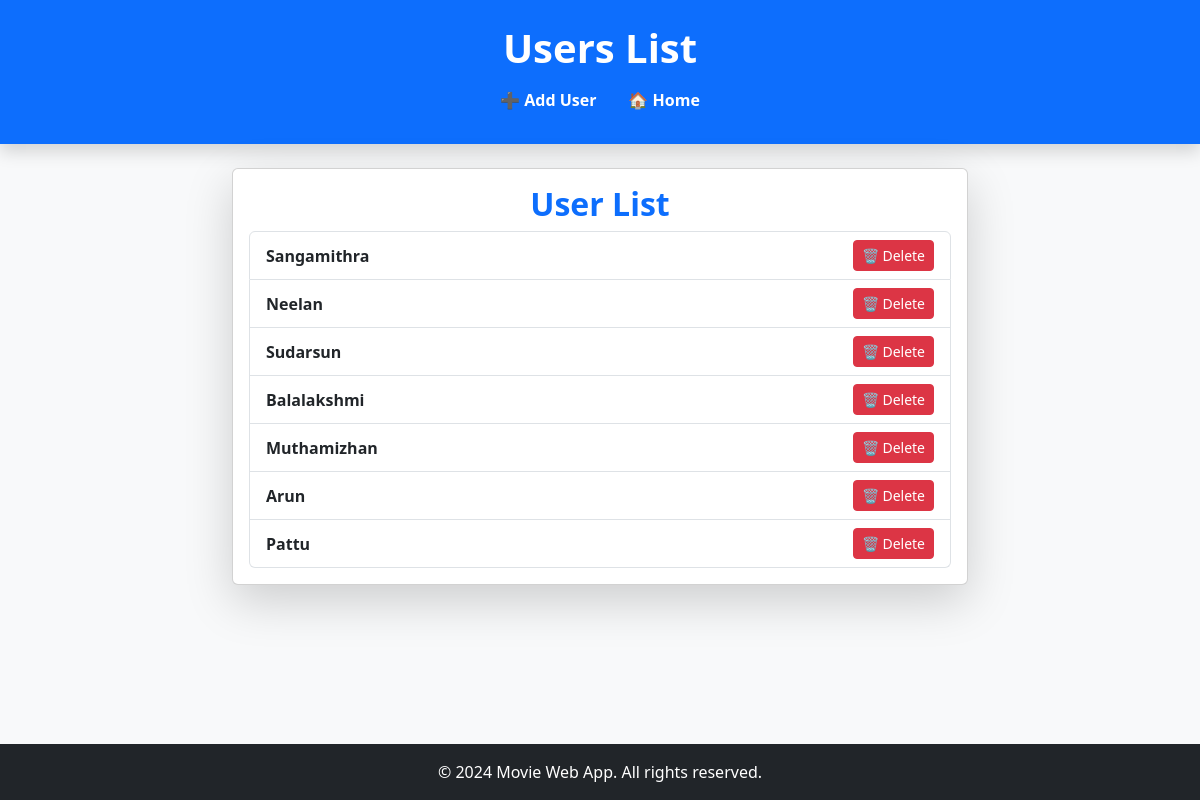
/users, run on an earlier commit of the app's database.
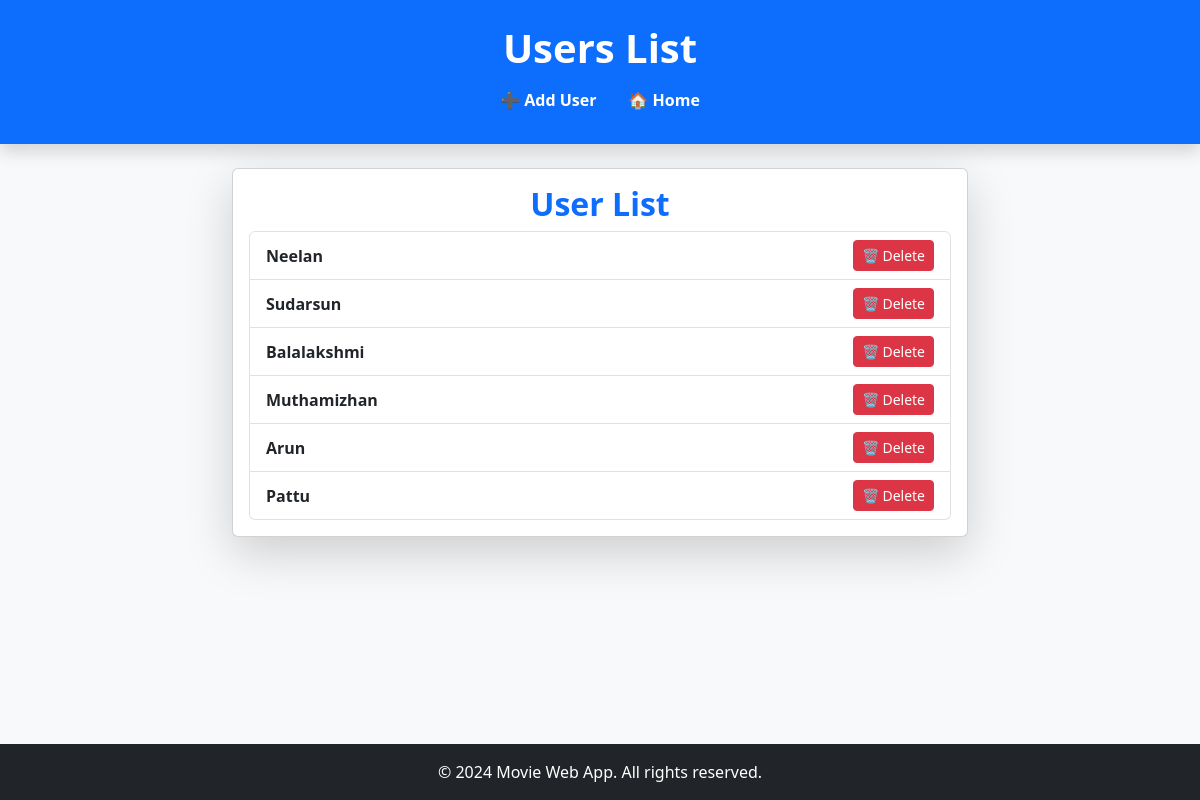
And on a later commit of the database.
### datamanager/models.py (models this page shows, shortened)
class User(db.Model):
    __tablename__ = 'users'
    id = db.Column(db.Integer, primary_key=True)
    username = db.Column(db.String(50), nullable=False, unique=True)
    movies = db.relationship('Movie', backref='user', lazy=True)

### app.py (the view)
@app.route('/users')
def list_users():
    users = data_manager.get_all_users()
    return render_template('users.html', users=users)

### datamanager/sqlite_data_manager.py (called while the page is built)
    def get_all_users(self):
        return User.query.all()

### templates/users.html (shortened to what this page needs)
<!DOCTYPE html>
<html lang="en">
<head>
    <link rel="stylesheet" href="static/bootstrap.min.css">
</head>
<body class="d-flex flex-column min-vh-100 bg-light">
    <header class="bg-primary text-white py-4 shadow">
        <div class="container text-center">
            <h1 class="fw-bold">Users List</h1>
            <nav class="nav justify-content-center mt-2">
                <a class="nav-link text-white fw-semibold" href="{{ url_for('add_user') }}">➕ Add User</a>
                <a class="nav-link text-white fw-semibold" href="/">🏠 Home</a>
            </nav>
        </div>
    </header>
    <main class="container my-4">
        <div class="row justify-content-center">
            <div class="col-md-8">
                <div class="card shadow-lg">
                    <div class="card-body">
                        <h2 class="text-center text-primary fw-bold">User List</h2>
                        <ul class="list-group">
                            {% for user in users %}
                            <li class="list-group-item d-flex justify-content-between align-items-center">
                                <a href="{{ url_for('user_movies', user_id=user.id) }}" class="fw-semibold text-decoration-none text-dark">
                                    {{ user.username }}
                                </a>
                                <form action="{{ url_for('delete_user', user_id=user.id) }}" method="POST" class="d-inline">
                                    <button type="submit" class="btn btn-danger btn-sm">🗑️ Delete</button>
                                </form>
                            </li>
                            {% endfor %}
                        </ul>
                    </div>
                </div>
            </div>
        </div>
    </main>
    <footer class="bg-dark text-white py-3 mt-auto text-center">
        <p class="mb-0">&copy; 2024 Movie Web App. All rights reserved.</p>
    </footer>
</body>
</html>

What changed in the data, as far as the page shows it:
removed User: username "Sangamithra"
